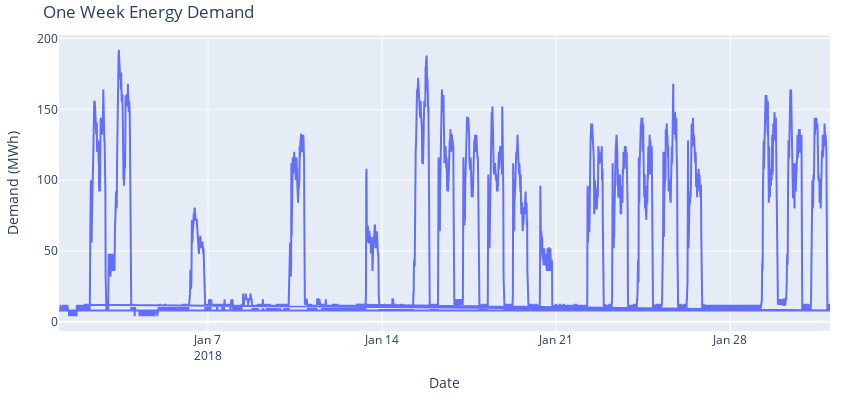

This figure's notebook cell:
### Code cell
start_date = whole_df['Date'].min()
end_date = start_date + timedelta(days=31)
whole_df.set_index("Date", inplace=True)
df_month1 = whole_df.loc[(whole_df['Date'] >= start_date) & (whole_df['Date'] <= end_date)]
whole_df.reset_index(inplace=True)
fig = go.Figure()
fig.add_trace(go.Scatter(x=df_month1["Date"], y=df_month1["Demand"], mode='lines'))
fig.update_layout(
    title = "One Week Energy Demand",
    xaxis_title = "Date",
    yaxis_title = "Demand (MWh)",
    width = 850,
    height = 400,
    margin=dict(l=20, r=20, t=35, b=20),
    legend=dict(
        orientation="h",
        yanchor="top",
        y=1,
        xanchor="left",
        x=0.001
    )
)
fig.show()

### Figure 1 — Plotly figure (JSON) as saved in the notebook; plotly's stock layout.template omitted (floating-point values rounded to 4 significant figures; data arrays with more than 128 entries replaced by an {"elided": "..."} marker saying what was removed)
{"data": [{"mode": "lines", "type": "scatter", "x": {"elided": "2977 str values"}, "y": {"elided": "2977 int values"}}], "layout": {"height": 400, "legend": {"orientation": "h", "x": 0.001, "xanchor": "left", "y": 1, "yanchor": "top"}, "margin": {"b": 20, "l": 20, "r": 20, "t": 35}, "title": {"text": "One Week Energy Demand"}, "width": 850, "xaxis": {"title": {"text": "Date"}}, "yaxis": {"title": {"text": "Demand (MWh)"}}}}
